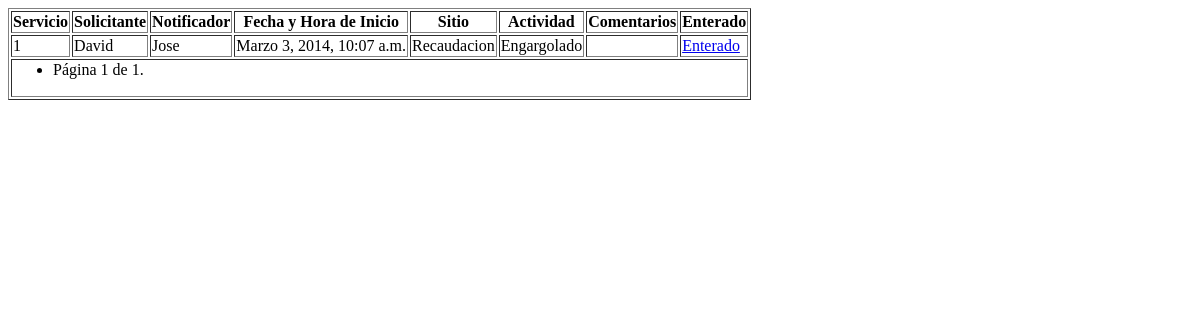
Page /table/ on the earlier database version.
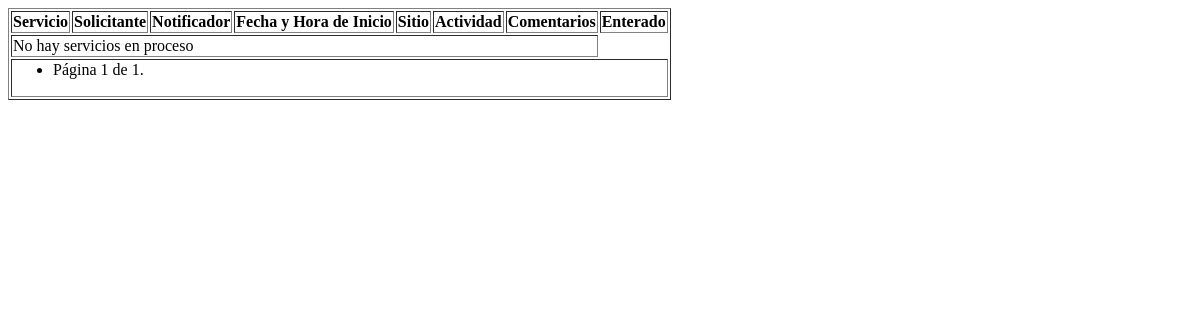
Same page on the later database version.
### app/models.py (models this page shows, shortened)
class Servicio(models.Model):
	solicitante = models.ForeignKey(User)
	notificador = models.ForeignKey(Notificador)
	fechaInicio = models.DateTimeField(auto_now_add=True)
	fechaEnterado = models.DateTimeField(auto_now_add=False, blank=True, null=True)
	fechaFin = models.DateTimeField(auto_now_add=False, blank=True, null=True)
	sitio = models.ForeignKey(Lugar)
	actividad = models.ForeignKey(TipoServicio)
	comentarios = models.TextField(blank=True, null=True)
	class Meta:
		verbose_name_plural = 'Servicios'

class Notificador(models.Model):
	nombre = models.CharField(max_length=50)
	apePaterno = models.CharField(max_length=50, verbose_name="Apelido Paterno", null = True, blank = True)
	apeMaterno = models.CharField(max_length=50, verbose_name="Apelido Materno", null = True, blank = True)
	statusNotificador = models.ForeignKey(Status, verbose_name="Status", default=lambda: Status.objects.get(id=1))
	class Meta:
		verbose_name_plural = 'Notificadores'
	def __unicode__(self):
		return self.nombre

class Lugar(models.Model):
	nombre = models.CharField(max_length=255)
	referencia = models.TextField(null = True, blank = True)
	class Meta:
		verbose_name_plural = 'Lugares'
	def __unicode__(self):
		return self.nombre

class TipoServicio(models.Model):
	tipoServicio = models.CharField(max_length=50, verbose_name="Servicio")
	class Meta:
		verbose_name_plural = 'Tipos de Servicios'
	def __unicode__(self):
		return self.tipoServicio

### app/views.py (the view)
# urls.py: url(r'^table/$', 'app.views.listingTable', name='table'),
def listingTable(request):
    lista_servicios = Servicio.objects.filter(fechaFin__isnull=True)
    paginator = Paginator(lista_servicios, 8, orphans=3)
    page = request.GET.get('page')
    try:
        servicios = paginator.page(page)
    except PageNotAnInteger:
        servicios = paginator.page(1)
    except EmptyPage:
        servicios = paginator.page(paginator.num_pages)
    return render_to_response('table.html', {"servicios": servicios}, context_instance=RequestContext(request))

### templates/table.html (shortened to what this page needs)
<table  border="1">
			<thead><tr><th>Servicio</th><th>Solicitante</th><th>Notificador</th><th>Fecha y Hora de Inicio</th><th>Sitio</th><th>Actividad</th><th>Comentarios</th><th>Enterado</th></tr></thead>
			<tfoot><tr><td colspan="8">
			<div id="paging">
				<ul>
					<li><span class="active">Página {{ servicios.number }} de {{ servicios.paginator.num_pages }}.</span></li>
				</ul>
			</div></td></tr></tfoot>
			<tbody>
				{% if servicios %}
					{% for item in servicios %}
							<tr>
								<td>{{ forloop.counter }}</td>
								<td>{{ item.solicitante|capfirst }}</td>
								<td>{{ item.notificador }}</td>
								<td>{{ item.fechaInicio }}</td>
								<td>{{ item.sitio }}</td>
								<td>{{ item.actividad }}</td>
								<td>{{ item.comentarios }}</td>
							{% if user.is_authenticated == False %}
								{% if item.fechaEnterado == Null %}
									<td><a href="enterado/{{item.id}}">Enterado</a></td></tr>
								{% else %}
									<td><p class="proceso">En proceso</p></td></tr>
								{% endif %}
							{% else %}
								{% if item.fechaEnterado != Null %}
									<td><p class="proceso">En proceso</p></td></tr>
								{% endif %}
							{% endif %}
					{% endfor %}
				{% else %}
						<td colspan="7"><span class="aviso">No hay servicios en proceso</span></td>
				{% endif %}
			</tbody>
		</table>

Differences in the rows shown:
no longer on this page (row edited): Servicio: solicitante "David", notificador "Jose", fechaInicio "Marzo 3, 2014, 10:07 a.m.", sitio "Recaudacion", actividad "Engargolado"
Other differences:
text now shown: "No hay servicios en proceso"
